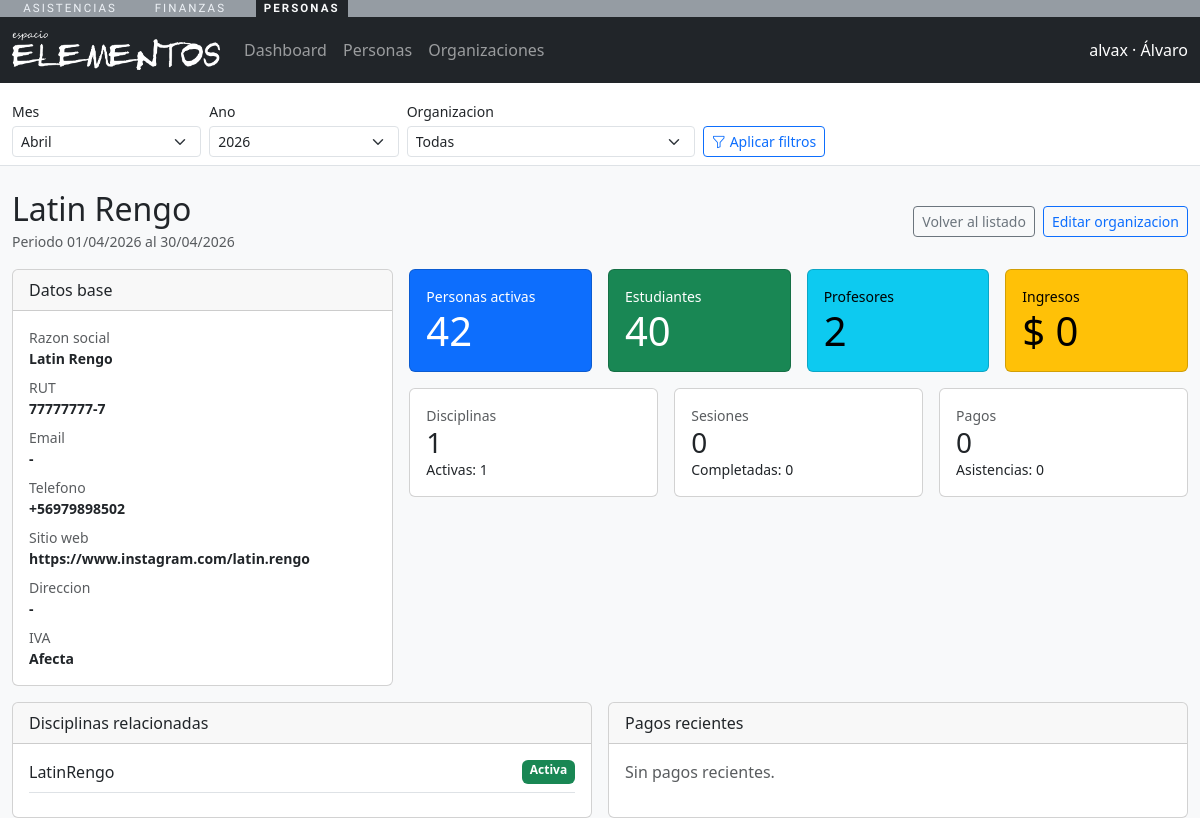
The page /personas/organizaciones/2/ (signed in) on the database as committed earlier.
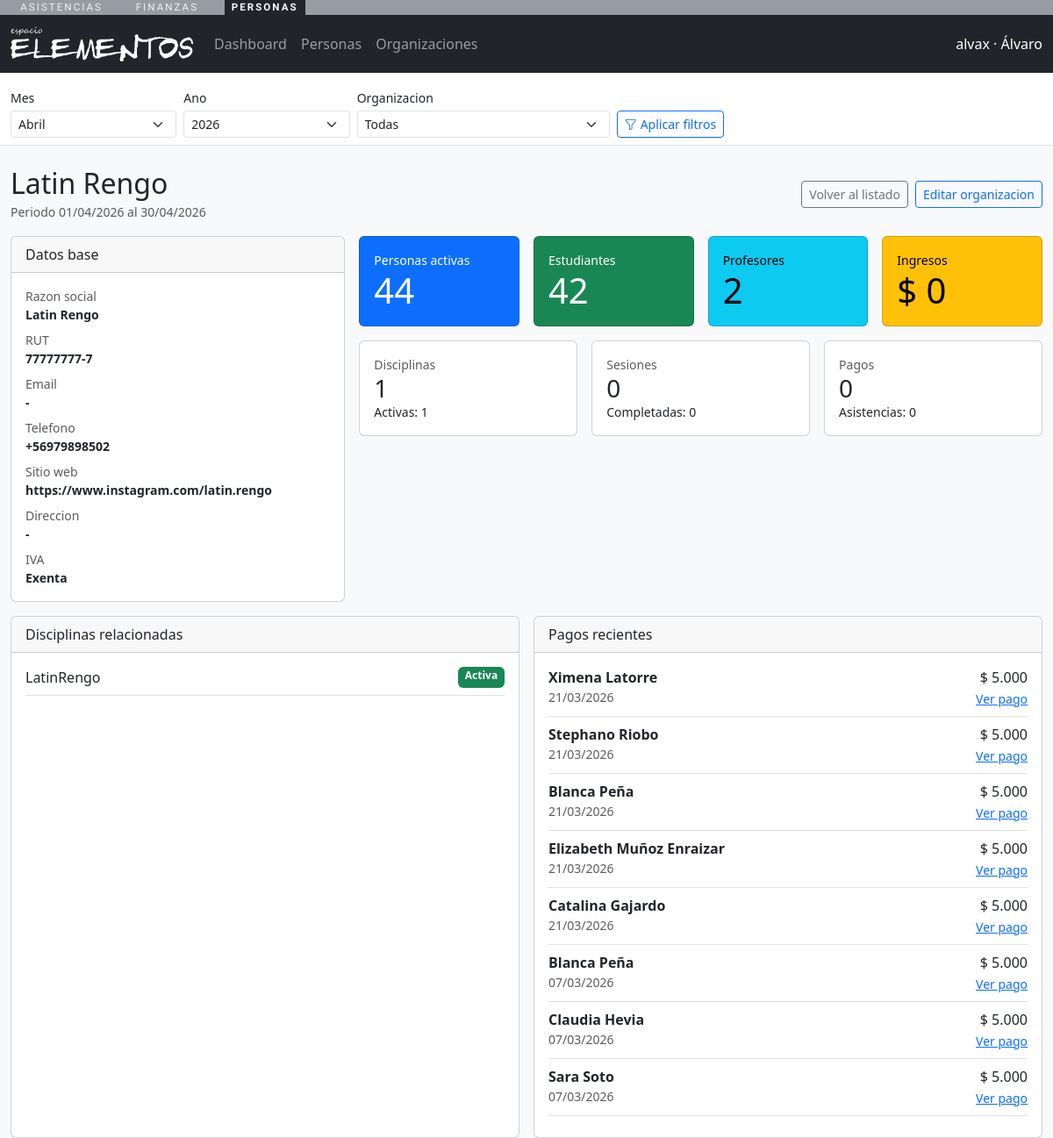
The same page on the database as committed later.
### asistencias/models.py (models this page shows, shortened)
class Disciplina(models.Model):
    organizacion = models.ForeignKey(
        "personas.Organizacion",
        on_delete=models.CASCADE,
        related_name="disciplinas",
    )
    nombre = models.CharField(max_length=150)
    descripcion = models.TextField(blank=True)
    nivel = models.CharField(max_length=100, blank=True)
    activa = models.BooleanField(default=True)
    creada_en = models.DateTimeField(auto_now_add=True)
    class Meta:
        verbose_name = "Disciplina"
        verbose_name_plural = "Disciplinas"
        unique_together = ("organizacion", "nombre", "nivel")
        ordering = ["nombre"]
        db_table = "academia_disciplina"

### finanzas/models.py (models this page shows, shortened)
class TimeStampedModel(models.Model):
    creado_en = models.DateTimeField(auto_now_add=True)
    actualizado_en = models.DateTimeField(auto_now=True)
    class Meta:
        abstract = True

class Payment(TimeStampedModel):
    class Metodo(models.TextChoices):
        EFECTIVO = "efectivo", "Efectivo"
        TRANSFERENCIA = "transferencia", "Transferencia"
        TARJETA = "tarjeta", "Tarjeta"
        OTRO = "otro", "Otro"
    persona = models.ForeignKey(
        "personas.Persona",
        on_delete=models.PROTECT,
        related_name="pagos_financieros",
        limit_choices_to={"roles__rol__codigo__iexact": "ESTUDIANTE", "roles__activo": True},
    )
    organizacion = models.ForeignKey(
        "personas.Organizacion",
        on_delete=models.CASCADE,
        related_name="pagos_financieros",
    )
    plan = models.ForeignKey(
        PaymentPlan,
        on_delete=models.SET_NULL,
        related_name="pagos",
        null=True,
        blank=True,
    )
    documento_tributario = models.ForeignKey(
        DocumentoTributario,
        on_delete=models.SET_NULL,
        related_name="pagos_asociados",
        null=True,
        blank=True,
    )
    fecha_pago = models.DateField(default=timezone.localdate)
    metodo_pago = models.CharField(max_length=20, choices=Metodo.choices, default=Metodo.TRANSFERENCIA)
    numero_comprobante = models.CharField(max_length=100, blank=True, default="")
    aplica_iva = models.BooleanField(default=True)
    monto_incluye_iva = models.BooleanField(default=False)
    monto_referencia = models.DecimalField(max_digits=12, decimal_places=2, default=0)
    monto_neto = models.DecimalField(max_digits=12, decimal_places=2, default=0)
    monto_iva = models.DecimalField(max_digits=12, decimal_places=2, default=0)
    monto_total = models.DecimalField(max_digits=12, decimal_places=2, default=0)
    clases_asignadas = models.PositiveIntegerField(default=0)
    observaciones = models.TextField(blank=True)
    class Meta:
        verbose_name = "Pago"
        verbose_name_plural = "Pagos"
        ordering = ["-fecha_pago", "-id"]
        db_table = "finanzas_payment"
        indexes = [
            models.Index(fields=["fecha_pago", "organizacion"]),
            models.Index(fields=["persona", "fecha_pago"]),
        ]

### personas/models.py (models this page shows, shortened)
class Persona(models.Model):
    nombres = models.CharField(max_length=150)
    apellidos = models.CharField(max_length=150)
    email = models.EmailField(unique=True, null=True, blank=True)
    telefono = models.CharField(max_length=50, blank=True)
    identificador = models.CharField(max_length=50, blank=True)
    fecha_nacimiento = models.DateField(null=True, blank=True)
    activo = models.BooleanField(default=True)
    user = models.OneToOneField(
        settings.AUTH_USER_MODEL,
        on_delete=models.CASCADE,
        null=True,
        blank=True,
        related_name="persona",
    )
    creado_en = models.DateTimeField(auto_now_add=True)
    actualizado_en = models.DateTimeField(auto_now=True)
    class Meta:
        verbose_name = "Persona"
        verbose_name_plural = "Personas"
        ordering = ["apellidos", "nombres"]
        db_table = "cuentas_persona"
    def __str__(self) -> str:
        return f"{self.nombres} {self.apellidos}".strip()

### personas/views.py (the view)
# urls.py: path("organizaciones/<int:pk>/", views.organizacion_detail, name="organizacion_detail"),
@role_required(ROLE_ADMIN)
def organizacion_detail(request, pk):
    context = _base_context(request)
    inicio_periodo, fin_periodo = _periodo(request)
    organizacion = get_object_or_404(Organizacion, pk=pk)
    disciplinas = Disciplina.objects.filter(organizacion=organizacion).order_by("nombre")
    metricas = _organizacion_metricas(organizacion, inicio_periodo, fin_periodo)
    context.update(
        {
            "organizacion_obj": organizacion,
            "metricas": metricas,
            "disciplinas": disciplinas[:8],
            "pagos_recientes": Payment.objects.filter(organizacion=organizacion).select_related("persona").order_by("-fecha_pago", "-id")[:8],
            "inicio_periodo": inicio_periodo,
            "fin_periodo": fin_periodo,
        }
    )
    return render(request, "personas/organizacion_detail.html", context)

### asistencias/utils.py (called while the page is built, shortened)
def usuario_tiene_roles(user, roles: list[str]) -> bool:
    if not roles:
        return True
    if user.is_superuser:
        return True

### asistencias/views.py (called while the page is built)
def _nav_context(request):
    persona = getattr(request.user, "persona", None)
    roles = []
    if persona:
        roles = list(persona.roles.filter(activo=True).values_list("rol__codigo", flat=True))
    return {"persona": persona, "roles_usuario": roles}

def _periodo(request):
    hoy = timezone.localdate()
    try:
        anio = int(request.GET.get("periodo_anio", hoy.year))
    except (TypeError, ValueError):
        anio = hoy.year
    try:
        mes = int(request.GET.get("periodo_mes", hoy.month))
    except (TypeError, ValueError):
        mes = hoy.month
    if mes < 1 or mes > 12:
        mes = hoy.month
    if anio < 2000 or anio > 2100:
        anio = hoy.year
    inicio = hoy.replace(year=anio, month=mes, day=1)
    fin = (inicio.replace(day=28) + timedelta(days=4)).replace(day=1) - timedelta(days=1)
    return inicio, fin

### personas/views.py (called while the page is built)
def _base_context(request):
    return _nav_context(request)

### personas/templates/personas/organizacion_detail.html (shortened to what the changed rows need)
{% extends "personas/base_personas.html" %}
{% load finanzas_format %}
{% block content %}
<div class="mt-4">
  <div class="d-flex justify-content-between align-items-center mb-3">
    <div>
      <h2 class="mb-0">{{ organizacion_obj.nombre }}</h2>
    </div>
  </div>
  <div class="row g-3 mb-3">
    <div class="col-lg-4">
      <div class="card h-100">
        <div class="card-body small">
          <div><span class="text-muted d-block">IVA</span><strong>{% if organizacion_obj.es_exenta_iva %}Exenta{% else %}Afecta{% endif %}</strong></div>
        </div>
      </div>
    </div>
    <div class="col-lg-8">
      <div class="row g-3">
        <div class="col-md-3"><div class="card text-bg-primary h-100"><div class="card-body"><div class="small">Personas activas</div><div class="display-6">{{ metricas.personas_activas }}</div></div></div></div>
        <div class="col-md-3"><div class="card text-bg-success h-100"><div class="card-body"><div class="small">Estudiantes</div><div class="display-6">{{ metricas.estudiantes_activos }}</div></div></div></div>
      </div>
    </div>
  </div>
  <div class="row g-3">
    <div class="col-lg-6">
      <div class="card h-100">
        <div class="card-body">
          {% for disciplina in disciplinas %}
            <div class="d-flex justify-content-between border-bottom pb-2 mb-2">
              <span>{{ disciplina.nombre }}</span>
              {% if disciplina.activa %}
                <span class="badge text-bg-success">Activa</span>
              {% else %}
                <span class="badge text-bg-secondary">Inactiva</span>
              {% endif %}
            </div>
          {% empty %}
            <div class="text-muted">Sin disciplinas asociadas.</div>
          {% endfor %}
        </div>
      </div>
    </div>
    <div class="col-lg-6">
      <div class="card h-100">
        <div class="card-body">
          {% for pago in pagos_recientes %}
            <div class="d-flex justify-content-between border-bottom pb-2 mb-2">
              <div>
                <div class="fw-semibold">{{ pago.persona }}</div>
                <div class="small text-muted">{{ pago.fecha_pago|date:"d/m/Y" }}</div>
              </div>
              <div class="text-end">
                <div>{{ pago.monto_total|clp }}</div>
                <a class="small" href="{% url 'finanzas:pago_detail' pago.pk %}?{{ request.GET.urlencode }}">Ver pago</a>
              </div>
            </div>
          {% empty %}
            <div class="text-muted">Sin pagos recientes.</div>
          {% endfor %}
        </div>
      </div>
    </div>
  </div>
</div>
{% endblock %}

Rows that differ between the two databases and show on the page:
added Payment: persona "Ximena Latorre", fecha_pago "21/03/2026", monto_total|clp "$ 5.000"
added Payment: persona "Stephano Riobo", fecha_pago "21/03/2026", monto_total|clp "$ 5.000"
added Payment: persona "Blanca Peña", fecha_pago "21/03/2026", monto_total|clp "$ 5.000"
added Payment: persona "Elizabeth Muñoz Enraizar", fecha_pago "21/03/2026", monto_total|clp "$ 5.000"
added Payment: persona "Catalina Gajardo", fecha_pago "21/03/2026", monto_total|clp "$ 5.000"
added Payment: persona "Blanca Peña", fecha_pago "07/03/2026", monto_total|clp "$ 5.000"
added Payment: persona "Claudia Hevia", fecha_pago "07/03/2026", monto_total|clp "$ 5.000"
added Payment: persona "Sara Soto", fecha_pago "07/03/2026", monto_total|clp "$ 5.000"
Other text that changed with them:
{{ metricas.personas_activas }}: "42" → "44"
{{ metricas.estudiantes_activos }}: "40" → "42"
text no longer shown: "Afecta Sin pagos recientes."
text now shown: "Exenta"
